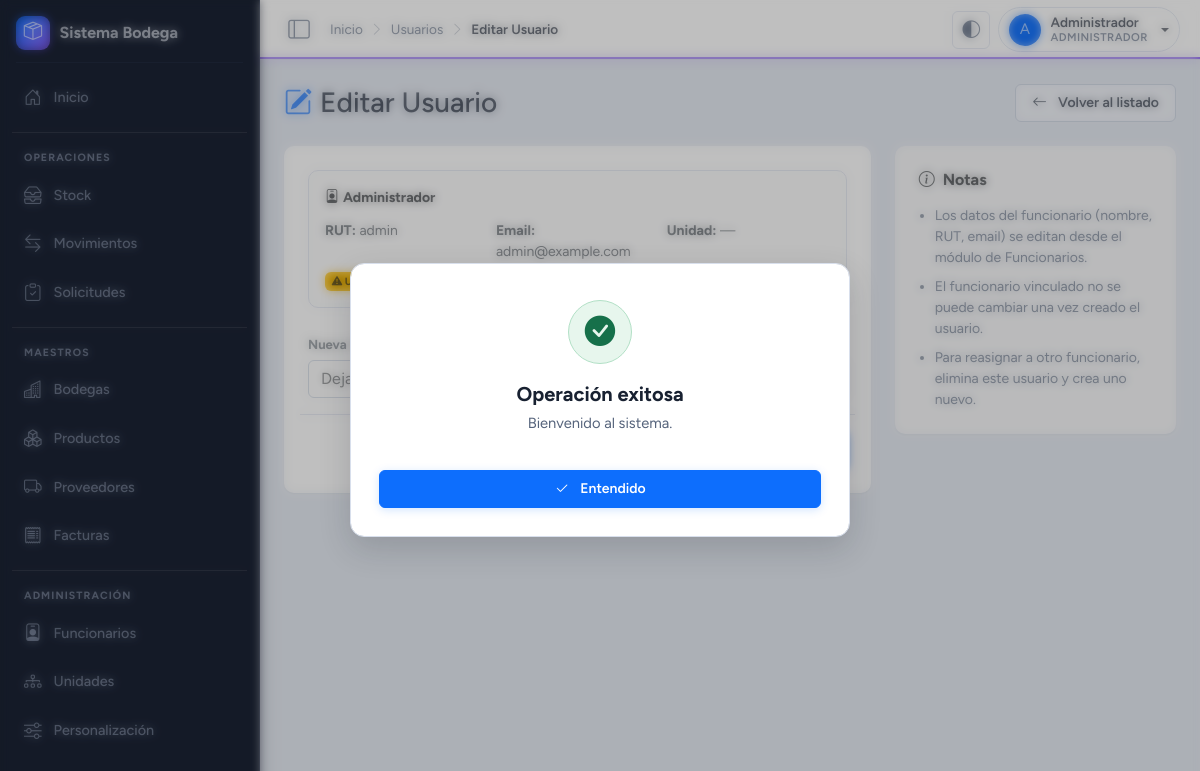
Page /modulos/usuarios/usuarios_editar.php?id=1 (signed in) on the committed database.
### tables this page shows
CREATE TABLE usuarios (
    id             INT UNSIGNED AUTO_INCREMENT PRIMARY KEY,
    id_funcionario INT UNSIGNED NULL,
    nombre         VARCHAR(150) NOT NULL,
    email          VARCHAR(150) NULL,
    usuario        VARCHAR(80)  NOT NULL,
    clave_hash     VARCHAR(255) NOT NULL,
    rol            ENUM('admin','bodega','solicitante') NOT NULL,
    id_bodega      INT UNSIGNED NULL,
    id_unidad      INT UNSIGNED NULL,
    estado         TINYINT(1)   NOT NULL DEFAULT 1,
    created_at     DATETIME     NOT NULL DEFAULT CURRENT_TIMESTAMP,
    UNIQUE KEY uq_usuarios_usuario (usuario),
    KEY idx_usuarios_funcionario (id_funcionario),
    KEY idx_usuarios_bodega (id_bodega),
    KEY idx_usuarios_unidad (id_unidad),
    CONSTRAINT fk_usuarios_funcionario FOREIGN KEY (id_funcionario) REFERENCES funcionarios (id) ON DELETE SET NULL,
    CONSTRAINT fk_usuarios_bodega FOREIGN KEY (id_bodega) REFERENCES bodegas (id) ON DELETE SET NULL,
    CONSTRAINT fk_usuarios_unidad FOREIGN KEY (id_unidad) REFERENCES unidades_organizacionales (id) ON DELETE SET NULL
);

### modulos/usuarios/usuarios_editar.php (the view, shortened to what the rows shown need)
<?php
require_once __DIR__ . '/../../inc/db.php';
require_once __DIR__ . '/../../inc/auth.php';
require_once __DIR__ . '/../../inc/functions.php';
$id = (int)get('id');
$stmt = $pdo->prepare("
    SELECT u.*, f.rut AS func_rut, f.nombre AS func_nombre, f.email AS func_email,
           f.cargo AS func_cargo, f.id_unidad AS func_id_unidad,
           un.nombre AS func_unidad_nombre
    FROM usuarios u
    LEFT JOIN funcionarios f ON f.id = u.id_funcionario
    LEFT JOIN unidades_organizacionales un ON un.id = f.id_unidad
    WHERE u.id = ?
    LIMIT 1
");
$stmt->execute(array($id));
$usuario_db = $stmt->fetch();
$pageTitle = 'Editar Usuario';
require_once __DIR__ . '/../../inc/header.php';
?>
<div class="d-flex justify-content-between align-items-center mb-4">
    <h1 class="h3 mb-0 text-gray-800">
        <i class="bi bi-pencil-square text-primary me-2"></i>Editar Usuario
    </h1>
</div>
<div class="row">
    <div class="col-lg-8">
        <div class="card shadow-sm border-0">
            <div class="card-body p-4">
                <div class="alert alert-light border mb-4">
                    <div class="row g-2 small">
                        <div class="col-12 mb-1">
                            <strong class="text-dark"><i class="bi bi-person-badge me-1"></i><?php echo h($usuario_db['nombre']); ?></strong>
                        </div>
                        <div class="col-md-4"><strong>RUT:</strong> <?php echo h($usuario_db['usuario']); ?></div>
                        <div class="col-md-4"><strong>Email:</strong> <?php echo h($usuario_db['email'] ? $usuario_db['email'] : '—'); ?></div>
                        <div class="col-md-4"><strong>Unidad:</strong> <?php echo h($usuario_db['func_unidad_nombre'] ? $usuario_db['func_unidad_nombre'] : '—'); ?></div>
                        <?php if (!$usuario_db['id_funcionario']): ?>
                            <div class="col-12 mt-2">
                                <span class="badge bg-warning text-dark">
                                </span>
                            </div>
                        <?php endif; ?>
                    </div>
                </div>
            </div>
        </div>
    </div>
</div>
<?php require_once __DIR__ . '/../../inc/footer.php'; ?>

### inc/header.php (shortened to what the rows shown need)
<?php
require_once __DIR__ . '/auth.php';
require_once __DIR__ . '/functions.php';
require_once __DIR__ . '/ui.php';
$user  = current_user();
$current_script = $_SERVER['PHP_SELF'];
$rolLabels = array(
    'admin'       => 'Administrador',
    'bodega'      => 'Encargado',
    'solicitante' => 'Solicitante'
);
$rolLabel = ($user && isset($rolLabels[$user['rol']])) ? $rolLabels[$user['rol']] : '';
$userNombre = ($user && isset($user['nombre'])) ? trim($user['nombre']) : 'U';
$userInitial = function_exists('mb_substr') ? mb_strtoupper(mb_substr($userNombre, 0, 1, 'UTF-8')) : strtoupper(substr($userNombre, 0, 1));
?>
<!DOCTYPE html>
<html lang="es" data-bs-theme="light">
<head>
    <link href="https://cdn.jsdelivr.net/npm/bootstrap@5.3.2/dist/css/bootstrap.min.css" rel="stylesheet">
    <link rel="stylesheet" href="https://cdn.jsdelivr.net/npm/bootstrap-icons@1.11.1/font/bootstrap-icons.css">
    <link rel="stylesheet" href="<?php echo BASE_URL; ?>/static/css/app.css">
</head>
<body>
<div class="layout-wrapper">
    <div class="main-content" id="mainContent">
        <?php if ($user): ?>
        <header class="topbar">
            <button class="btn-toggle" id="btnSidebarCollapse" type="button" aria-label="Abrir o cerrar menú">
                <i class="bi bi-layout-sidebar d-none d-lg-inline-flex"></i>
            </button>
            <nav class="topbar-breadcrumb" aria-label="Miga de pan">
                <?php $crumbs = ui_breadcrumb_items($pageTitle); foreach ($crumbs as $i => $c): ?>
                    <?php if ($i > 0): ?><span class="crumb-sep bi bi-chevron-right"></span><?php endif; ?>
                    <?php if ($c['current']): ?>
                        <span class="crumb-current" title="<?php echo h($c['label']); ?>"><?php echo h($c['label']); ?></span>
                    <?php else: ?>
                        <a href="<?php echo h($c['url']); ?>" class="text-decoration-none crumb-link"><?php echo h($c['label']); ?></a>
                    <?php endif; ?>
                <?php endforeach; ?>
            </nav>
            <div class="topbar-right">
                <div class="dropdown">
                    <button class="btn-icon dropdown-toggle" data-bs-toggle="dropdown" aria-label="Cambiar tema" aria-expanded="false">
                        <i class="bi bi-circle-half" id="themeIcon"></i>
                    </button>
                </div>
                <div class="dropdown">
                    <button class="topbar-user-btn dropdown-toggle" data-bs-toggle="dropdown" aria-expanded="false" aria-label="Menú de usuario">
                        <span class="user-avatar"><?php echo h($userInitial); ?></span>
                        <span class="user-meta">
                            <span class="u-name"><?php echo h($user['nombre']); ?></span>
                            <span class="u-role"><?php echo h($rolLabel ? $rolLabel : $user['rol']); ?></span>
                        </span>
                    </button>
                </div>
            </div>
        </header>
        <?php endif; ?>
        <main class="content-scrollable">

### rows in the picture
usuarios: nombre "A", nombre "Administrador", rol "ADMINISTRADOR", usuario "admin", email "admin@example.com"

### other values in the picture
$siteNombre "Sistema Bodega"
$item['label'] "Inicio"
$item['section'] "OPERACIONES"
$item['label'] "Stock"
$item['label'] "Movimientos"
$item['label'] "Solicitudes"
$item['section'] "MAESTROS"
$item['label'] "Bodegas"
$item['label'] "Productos"
$item['label'] "Proveedores"
$item['label'] "Facturas"
$item['section'] "ADMINISTRACIÓN"
$item['label'] "Funcionarios"
$item['label'] "Unidades"
$item['label'] "Personalización"
